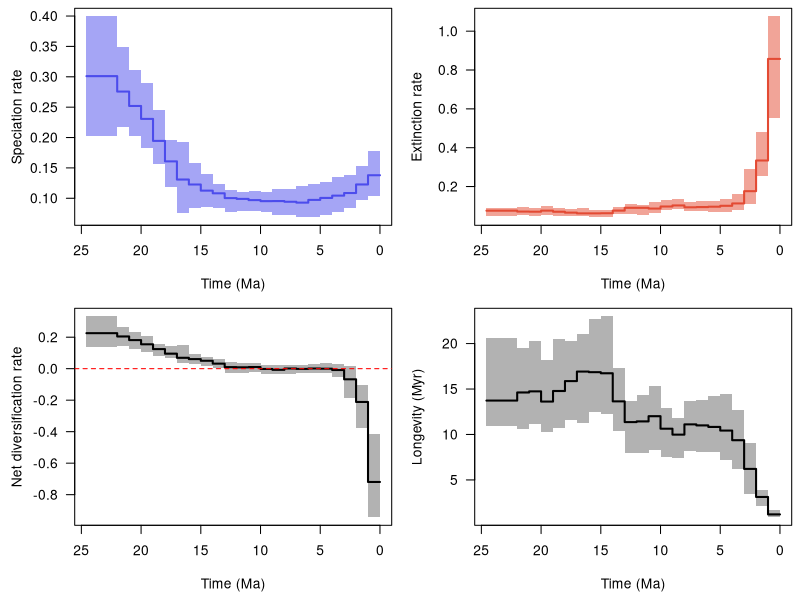

The R script that drew this image:
pdf(file='C:/Users/SimoesLabAdmin/Documents/PyRate/example_files/BDNN_examples/Carnivora/pyrate_mcmc_logs/Carnivora_occs_1_G_BDS_BDNN_16_8TVc_RTT.pdf', width = 9, height = 6, useDingbats = FALSE)

layout(matrix(1:4, ncol = 2, nrow = 2, byrow = TRUE))
par(las = 1, mar = c(4.5, 4.5, 0.5, 0.5))
time_vec=c(24.57494331175693, 22.00001,22.0,21.00001,21.0,20.00001,20.0,19.00001,19.0,18.00001,18.0,17.00001,17.0,16.00001,16.0,15.00001,15.0,14.00001,14.0,13.00001,13.0,12.00001,12.0,11.00001,11.0,10.00001,10.0,9.00001,9.0,8.00001,8.0,7.00001,7.0,6.00001,6.0,5.00001,5.0,4.00001,4.0,3.00001,3.0,2.00001,2.0,1.00001,1.0,0.0)
sp_mean=c(0.30107422499282344, 0.30107422499282344,0.27568046427690474,0.27568046427690474,0.2519927938443995,0.2519927938443995,0.23070531032327785,0.23070531032327785,0.19449403186507488,0.19449403186507488,0.16080580033023656,0.16080580033023656,0.13085608171330063,0.13085608171330063,0.1226581945900164,0.1226581945900164,0.11256469526738763,0.11256469526738763,0.10819136245591461,0.10819136245591461,0.10032090502594997,0.10032090502594997,0.09897230613419185,0.09897230613419185,0.09696966545509986,0.09696966545509986,0.09531736357535656,0.09531736357535656,0.09542574073268549,0.09542574073268549,0.09428597166962466,0.09428597166962466,0.09280588206473261,0.09280588206473261,0.09733226435073153,0.09733226435073153,0.10058360505031157,0.10058360505031157,0.10433835109436014,0.10433835109436014,0.10866251773768869,0.10866251773768869,0.1227536815420911,0.1227536815420911,0.13793836797579173,0.13793836797579173)
sp_lwr=c(0.20209293560396493, 0.20209293560396493,0.21744027625998044,0.21744027625998044,0.20290461462050458,0.20290461462050458,0.18270954257167596,0.18270954257167596,0.15568300436301008,0.15568300436301008,0.11922425275928641,0.11922425275928641,0.07644567404025143,0.07644567404025143,0.08441425675959294,0.08441425675959294,0.08542555930021296,0.08542555930021296,0.08437730600158651,0.08437730600158651,0.07767856748828207,0.07767856748828207,0.07926122443575147,0.07926122443575147,0.0797428198380339,0.0797428198380339,0.07689147045546571,0.07689147045546571,0.07293502170672495,0.07293502170672495,0.07313510560496506,0.07313510560496506,0.0687476334766183,0.0687476334766183,0.06976193587129322,0.06976193587129322,0.07245060826614651,0.07245060826614651,0.07782077473986572,0.07782077473986572,0.08473252587842423,0.08473252587842423,0.09663691606779376,0.09663691606779376,0.10324276091082896,0.10324276091082896)
sp_upr=c(0.39951822906533063, 0.39951822906533063,0.34972159879738995,0.34972159879738995,0.31074417029057577,0.31074417029057577,0.28982753063497413,0.28982753063497413,0.24506078410982185,0.24506078410982185,0.19665527791389065,0.19665527791389065,0.1925354937436846,0.1925354937436846,0.15728049430617244,0.15728049430617244,0.13966192490755874,0.13966192490755874,0.12285525414403337,0.12285525414403337,0.11337499649031257,0.11337499649031257,0.11012871020167703,0.11012871020167703,0.11150171579436235,0.11150171579436235,0.11093408280122821,0.11093408280122821,0.11546693583759125,0.11546693583759125,0.115055760253256,0.115055760253256,0.1210106367306192,0.1210106367306192,0.12428797430994579,0.12428797430994579,0.12695678221666543,0.12695678221666543,0.13508396285882643,0.13508396285882643,0.13770177335734024,0.13770177335734024,0.1527609831897652,0.1527609831897652,0.1785482248474004,0.1785482248474004)
ex_mean=c(0.07571323608506045, 0.07571323608506045,0.0710928603352691,0.0710928603352691,0.0704565472785049,0.0704565472785049,0.07588684597385276,0.07588684597385276,0.07020744057404507,0.07020744057404507,0.06551869983237449,0.06551869983237449,0.06179838017776131,0.06179838017776131,0.06192746203767287,0.06192746203767287,0.06242742219665082,0.06242742219665082,0.07612759239943037,0.07612759239943037,0.09054199484647377,0.09054199484647377,0.09045466614715732,0.09045466614715732,0.08663253399493595,0.08663253399493595,0.09707775466666793,0.09707775466666793,0.10281658750183449,0.10281658750183449,0.09315427367327905,0.09315427367327905,0.09424698896569786,0.09424698896569786,0.09610272127938187,0.09610272127938187,0.10076319470019739,0.10076319470019739,0.11295489999197461,0.11295489999197461,0.1761097614441317,0.1761097614441317,0.33399195260021786,0.33399195260021786,0.8571831462536746,0.8571831462536746)
ex_lwr=c(0.04842522194523622, 0.04842522194523622,0.051249888460669524,0.051249888460669524,0.049388522071914354,0.049388522071914354,0.05506005820285765,0.05506005820285765,0.04722514977980867,0.04722514977980867,0.049266797072092014,0.049266797072092014,0.047527250542115616,0.047527250542115616,0.04414439810466242,0.04414439810466242,0.04177892789652516,0.04177892789652516,0.057632685844478095,0.057632685844478095,0.0566767553808551,0.0566767553808551,0.0527260352374082,0.0527260352374082,0.06506747100320749,0.06506747100320749,0.07728443076952145,0.07728443076952145,0.08473347044689661,0.08473347044689661,0.072898510178441,0.072898510178441,0.07254302603381751,0.07254302603381751,0.07013213645045469,0.07013213645045469,0.06804980818338602,0.06804980818338602,0.07870101512330195,0.07870101512330195,0.11082591150244518,0.11082591150244518,0.2539619954429083,0.2539619954429083,0.5539852438924365,0.5539852438924365)
ex_upr=c(0.09124192772435337, 0.09124192772435337,0.09428277698272196,0.09428277698272196,0.08990349674394696,0.08990349674394696,0.09756435244786753,0.09756435244786753,0.09085340825892942,0.09085340825892942,0.08594209629503761,0.08594209629503761,0.08847401400274633,0.08847401400274633,0.0802056802035555,0.0802056802035555,0.07673436850533108,0.07673436850533108,0.0960024161995695,0.0960024161995695,0.1085164789365544,0.1085164789365544,0.1066873933345686,0.1066873933345686,0.12044854454305509,0.12044854454305509,0.13261992324092794,0.13261992324092794,0.13504616433704655,0.13504616433704655,0.12174617005096632,0.12174617005096632,0.12334605394515806,0.12334605394515806,0.12427997861063181,0.12427997861063181,0.13517674363842405,0.13517674363842405,0.16125779573609542,0.16125779573609542,0.2924426918727126,0.2924426918727126,0.4784519438120094,0.4784519438120094,1.0764161225675988,1.0764161225675988)
div_mean=c(0.22536098890776293, 0.22536098890776293,0.2045876039416356,0.2045876039416356,0.1815362465658945,0.1815362465658945,0.1548184643494251,0.1548184643494251,0.12428659129102979,0.12428659129102979,0.09528710049786207,0.09528710049786207,0.06905770153553932,0.06905770153553932,0.060730732552343514,0.060730732552343514,0.05013727307073681,0.05013727307073681,0.03206377005648426,0.03206377005648426,0.009778910179476194,0.009778910179476194,0.0085176399870345,0.0085176399870345,0.010337131460163896,0.010337131460163896,-0.0017603910913113995,-0.0017603910913113995,-0.007390846769148991,-0.007390846769148991,0.0011316979963455834,0.0011316979963455834,-0.0014411069009652555,-0.0014411069009652555,0.0012295430713496647,0.0012295430713496647,-0.0001795896498858092,-0.0001795896498858092,-0.008616548897614507,-0.008616548897614507,-0.06744724370644302,-0.06744724370644302,-0.2112382710581267,-0.2112382710581267,-0.7192447782778827,-0.7192447782778827)
div_lwr=c(0.13726953022318744, 0.13726953022318744,0.14205335494444724,0.14205335494444724,0.1267275795023817,0.1267275795023817,0.10525388447181569,0.10525388447181569,0.079141508865647,0.079141508865647,0.06695792752921152,0.06695792752921152,0.03365637416593406,0.03365637416593406,0.029105192307076713,0.029105192307076713,0.018776751956451107,0.018776751956451107,0.006183724234105334,0.006183724234105334,-0.024574802937384718,-0.024574802937384718,-0.025036898474118052,-0.025036898474118052,-0.022376053437946714,-0.022376053437946714,-0.0351437494293962,-0.0351437494293962,-0.035106878901751085,-0.035106878901751085,-0.030751678931190407,-0.030751678931190407,-0.028757425105728388,-0.028757425105728388,-0.027552758609961828,-0.027552758609961828,-0.027611184957126375,-0.027611184957126375,-0.052823465179199655,-0.052823465179199655,-0.18815070636500228,-0.18815070636500228,-0.3739103798929928,-0.3739103798929928,-0.9434208404093394,-0.9434208404093394)
div_upr=c(0.3323602202956677, 0.3323602202956677,0.26595857931279027,0.26595857931279027,0.23375193040772096,0.23375193040772096,0.20998310352823407,0.20998310352823407,0.1574320834105968,0.1574320834105968,0.14363688624683832,0.14363688624683832,0.15300512828183652,0.15300512828183652,0.0953410318260643,0.0953410318260643,0.07197795096991899,0.07197795096991899,0.06323227400106876,0.06323227400106876,0.04039291298157596,0.04039291298157596,0.035839295215975356,0.035839295215975356,0.03601524044271792,0.03601524044271792,0.023291669582198263,0.023291669582198263,0.021834843228106166,0.021834843228106166,0.024904720589662033,0.024904720589662033,0.025435820519787655,0.025435820519787655,0.02834994608351847,0.02834994608351847,0.03534286350257845,0.03534286350257845,0.02768398661211753,0.02768398661211753,0.01920915359308939,0.01920915359308939,-0.10267371622864518,-0.10267371622864518,-0.4152346915843864,-0.4152346915843864)
long_mean=c(13.727259563328763, 13.727259563328763,14.621433305672904,14.621433305672904,14.7422855484568,14.7422855484568,13.620903879512657,13.620903879512657,14.782722206390762,14.782722206390762,15.874087585928663,15.874087585928663,16.920372302430874,16.920372302430874,16.852513158052698,16.852513158052698,16.733697163556517,16.733697163556517,13.642923118192883,13.642923118192883,11.362532837804988,11.362532837804988,11.437703056919016,11.437703056919016,12.010862168152311,12.010862168152311,10.636176068066181,10.636176068066181,9.98251343224177,9.98251343224177,11.109628150925772,11.109628150925772,10.996960770432526,10.996960770432526,10.829985204907956,10.829985204907956,10.431399802900872,10.431399802900872,9.369888835593574,9.369888835593574,6.210903089105161,6.210903089105161,3.126699886682638,3.126699886682638,1.205661570088966,1.205661570088966)
long_lwr=c(10.959873656122788, 10.959873656122788,10.606391029225387,10.606391029225387,11.123037881920073,11.123037881920073,10.249645233225316,10.249645233225316,10.76377914855391,10.76377914855391,11.635741308508681,11.635741308508681,11.302753822935612,11.302753822935612,12.467944881984435,12.467944881984435,12.20540910329359,12.20540910329359,10.416404498832646,10.416404498832646,7.994169828041185,7.994169828041185,7.933991460890011,7.933991460890011,8.3023004038255,8.3023004038255,7.540345187678326,7.540345187678326,7.404875250689922,7.404875250689922,8.213810747240528,8.213810747240528,8.107271923304644,8.107271923304644,8.046348343307912,8.046348343307912,7.228665905493222,7.228665905493222,6.201250584105332,6.201250584105332,3.4194733798827697,3.4194733798827697,2.090074066859501,2.090074066859501,0.8912486212681417,0.8912486212681417)
long_upr=c(20.65039580264379, 20.65039580264379,19.512237587939836,19.512237587939836,20.247619447771804,20.247619447771804,18.161985886678547,18.161985886678547,20.470922856811814,20.470922856811814,20.297645867595204,20.297645867595204,21.040560701357293,21.040560701357293,22.652930902559582,22.652930902559582,22.996776252590195,22.996776252590195,17.35126491759384,17.35126491759384,13.701993036144152,13.701993036144152,14.387344691807389,14.387344691807389,15.368662475766195,15.368662475766195,12.93921673541482,12.93921673541482,11.801711823271901,11.801711823271901,13.717701466767972,13.717701466767972,13.784922613151375,13.784922613151375,14.25879847117529,14.25879847117529,14.438331709631603,14.438331709631603,12.706316410700502,12.706316410700502,9.023160616891806,9.023160616891806,3.937597033981425,3.937597033981425,1.6928232782423864,1.6928232782423864)
xlim = c(24.57494331175693, 0.0)
ylim = c(0.0687476334766183, 0.39951822906533063)
not_NA = !is.na(sp_mean)
plot(time_vec[not_NA], sp_mean[not_NA], type = 'n', xlim = xlim, ylim = ylim, xlab = 'Time (Ma)', ylab = 'Speciation rate')
polygon(c(time_vec[not_NA], rev(time_vec[not_NA])), c(sp_lwr[not_NA], rev(sp_upr[not_NA])), col = adjustcolor('#4c4cec', alpha = 0.5), border = NA)
lines(time_vec[not_NA], sp_mean[not_NA], col = '#4c4cec', lwd = 2)
ylim = c(0.04177892789652516, 1.0764161225675988)
not_NA = !is.na(ex_mean)
plot(time_vec[not_NA], ex_mean[not_NA], type = 'n', xlim = xlim, ylim = ylim, xlab = 'Time (Ma)', ylab = 'Extinction rate')
polygon(c(time_vec[not_NA], rev(time_vec[not_NA])), c(ex_lwr[not_NA], rev(ex_upr[not_NA])), col = adjustcolor('#e34a33', alpha = 0.5), border = NA)
lines(time_vec[not_NA], ex_mean[not_NA], col = '#e34a33', lwd = 2)
ylim = c(-0.9434208404093394, 0.3323602202956677)
not_NA = !is.na(div_mean)
plot(time_vec[not_NA], div_mean[not_NA], type = 'n', xlim = xlim, ylim = ylim, xlab = 'Time (Ma)', ylab = 'Net diversification rate')
polygon(c(time_vec[not_NA], rev(time_vec[not_NA])), c(div_lwr[not_NA], rev(div_upr[not_NA])), col = adjustcolor('black', alpha = 0.3), border = NA)
lines(time_vec[not_NA], div_mean[not_NA], col = 'black', lwd = 2)
abline(h = 0, col = 'red', lty = 2)
ylim = c(0.8912486212681417, 22.996776252590195)
not_NA = !is.na(long_mean)
plot(time_vec[not_NA], long_mean[not_NA], type = 'n', xlim = xlim, ylim = ylim, xlab = 'Time (Ma)', ylab = 'Longevity (Myr)')
polygon(c(time_vec[not_NA], rev(time_vec[not_NA])), c(long_lwr[not_NA], rev(long_upr[not_NA])), col = adjustcolor('black', alpha = 0.3), border = NA)
lines(time_vec[not_NA], long_mean[not_NA], col = 'black', lwd = 2)
dev.off()